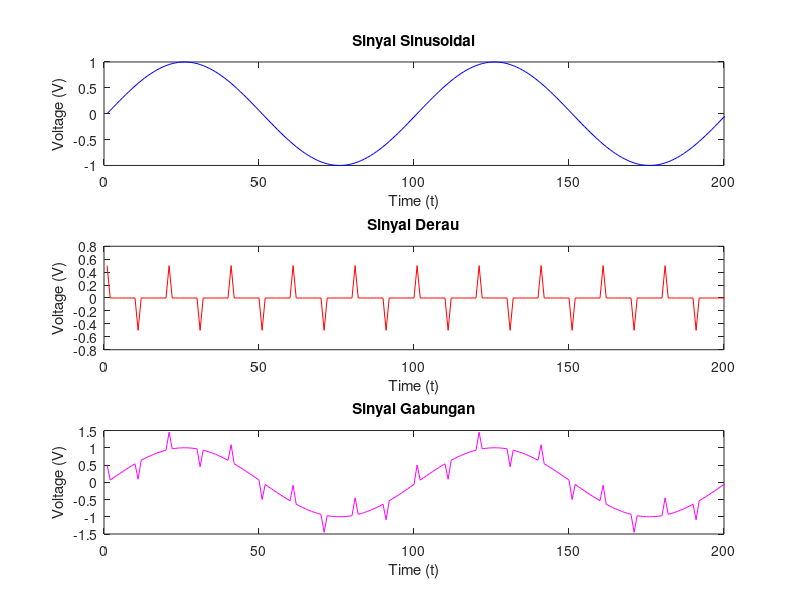

MATLAB code for this plot:
clc;
clear all;

A_sin = 1;
t_sin = 0:200;
f_sin = 0.01;
x = A_sin * sin(2 * pi * f_sin * t_sin);

% Sinyal Derau
B = [0.5, zeros(1, 9), -0.5, zeros(1, 9)];
D = [B B B B B B B B B B 0]; % Membentuk noise berperiodik

% Sinyal Gabungan x[n]
xn = x + D;

% Sinyal x[n]
elm = 5;
ext = (elm - mod(elm, 2));
x1 = [xn, zeros(1, ext)];

% Program untuk filter
for i = 1:200
    x2 = [x1(i:i + elm - 1)];
    y(i) = median(x2);
end

% Plot Sinyal Sinusoidal
subplot(3, 1, 1);
plot(x, 'b');
axis([0 200]);
title('Sinyal Sinusoidal');
xlabel('Time (t)');
ylabel('Voltage (V)');

% Plot Sinyal Derau
subplot(3, 1, 2);
plot(D, 'r');
axis([0 200]);
title('Sinyal Derau');
xlabel('Time (t)');
ylabel('Voltage (V)');

% Plot Sinyal Gabungan
subplot(3, 1, 3);
plot(xn, 'magenta');
axis([0 200]);
title('Sinyal Gabungan');
xlabel('Time (t)');
ylabel('Voltage (V)');
